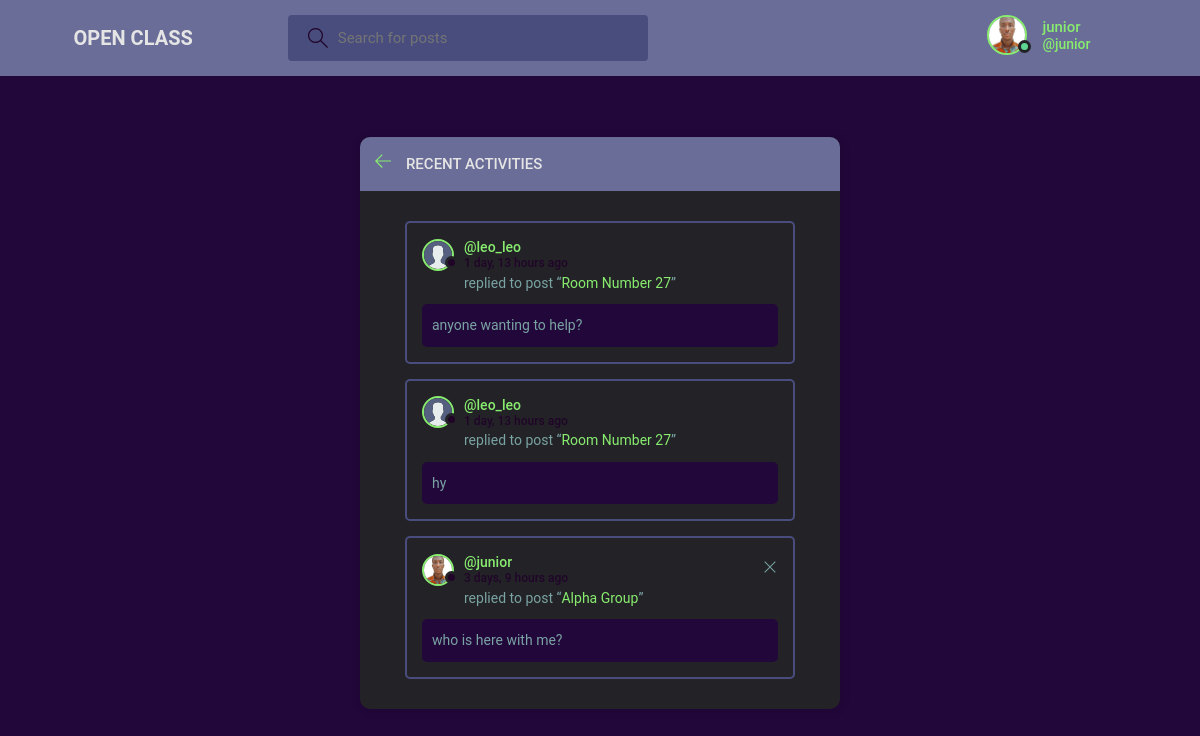
The app's page /activity/ (signed in), older data.
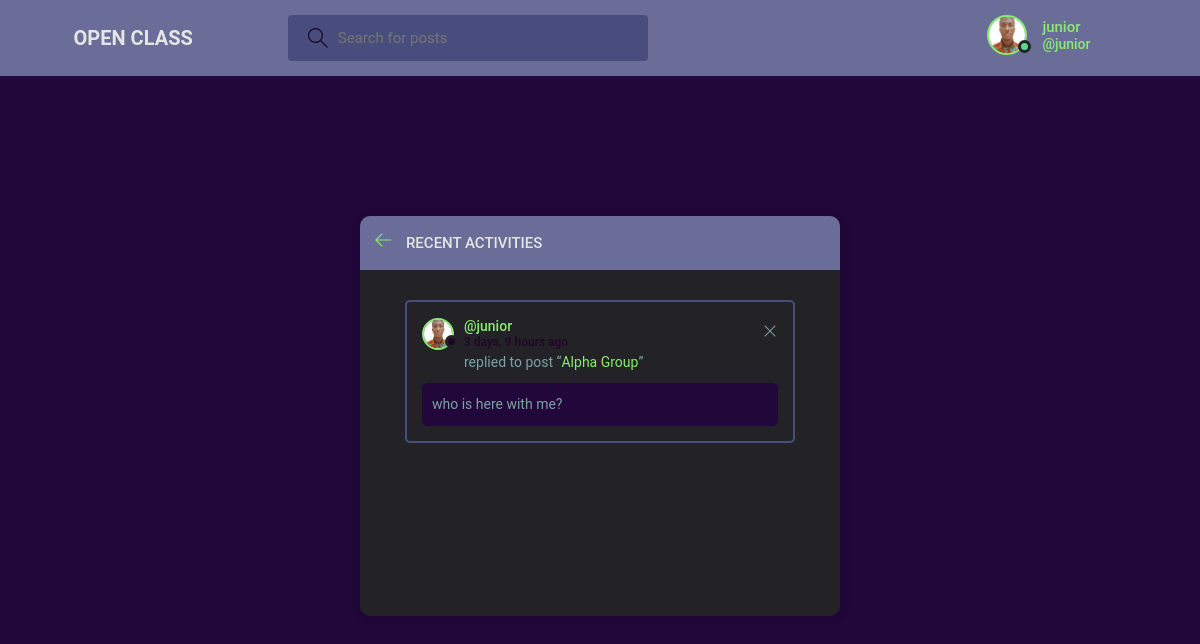
The same page, newer data.
### base/models.py (models this page shows, shortened)
class Message(models.Model):
    user = models.ForeignKey(User, on_delete=models.CASCADE)
    room = models.ForeignKey(Room, on_delete=models.CASCADE)
    body = models.TextField()
    updated = models.DateTimeField(auto_now=True)
    created = models.DateTimeField(auto_now_add=True)
    class Meta:
        ordering = ['-updated', '-created']

class User(AbstractUser):
    name = models.CharField(max_length=200, null=True)
    email = models.EmailField(unique=True, null=True)
    bio = models.TextField(null=True)
    avatar = models.ImageField(null=True, default="avatar.svg")
    USERNAME_FIELD = 'username'
    REQUIRED_FIELDS = []

class Room(models.Model):
    host = models.ForeignKey(User, on_delete=models.SET_NULL, null=True)
    topic = models.ForeignKey(Topic, on_delete=models.SET_NULL, null=True)
    name = models.CharField(max_length=200)
    description = models.TextField(null=True, blank=True)
    participants = models.ManyToManyField(
        User, related_name='participants', blank=True)
    updated = models.DateTimeField(auto_now=True)
    created = models.DateTimeField(auto_now_add=True)
    class Meta:
        ordering = ['-updated', '-created']
    def __str__(self):
        return self.name

### base/views.py (the view)
# urls.py: path('activity/', views.activityPage, name="activity"),
@login_required(login_url='login')
def activityPage(request):
    room_messages = Message.objects.all()
    return render(request, 'base/activity.html', {'room_messages': room_messages})

### base/templates/base/activity.html
{% extends 'main.html' %}
{% block content %}
{% include 'navbar.html' %}
<main class="layout">
  <div class="container">
    <div class="layout__box">
      <div class="layout__boxHeader">
        <div class="layout__boxTitle">
          <a href="{% url 'home' %}">
            <svg version="1.1" xmlns="http://www.w3.org/2000/svg" width="32" height="32" viewBox="0 0 32 32">
              <title>arrow-left</title>
              <path
                d="M13.723 2.286l-13.723 13.714 13.719 13.714 1.616-1.611-10.96-10.96h27.625v-2.286h-27.625l10.965-10.965-1.616-1.607z">
              </path>
              </path>
            </svg>
          </a>
          <h3>Recent Activities</h3>
        </div>
      </div>
      <div class="activities-page layout__body">
        {% for message in room_messages %}
        <div class="activities__box">
          <div class="activities__boxHeader roomListRoom__header">
            <a href="{% url 'user-profile' message.user.id %}" class="roomListRoom__author">
              <div class="avatar avatar--small">
                <img src="{{message.user.avatar.url}}" />
              </div>
              <p>
                @{{message.user}}
                <span>{{message.created|timesince}} ago</span>
              </p>
            </a>
            {% if request.user == message.user %}
            <div class="roomListRoom__actions">
              <a href="{% url 'delete-message' message.id %}">
                <svg version="1.1" xmlns="http://www.w3.org/2000/svg" width="32" height="32" viewBox="0 0 32 32">
                  <title>remove</title>
                  <path
                    d="M27.314 6.019l-1.333-1.333-9.98 9.981-9.981-9.981-1.333 1.333 9.981 9.981-9.981 9.98 1.333 1.333 9.981-9.98 9.98 9.98 1.333-1.333-9.98-9.98 9.98-9.981z">
                  </path>
                </svg>
              </a>
            </div>
            {% endif %}
          </div>
          <div class="activities__boxContent">
            <p>replied to post “<a href="{% url 'room' message.room.id %}">{{message.room}}</a>”</p>
            <div class="activities__boxRoomContent">
              {{message.body}}
            </div>
          </div>
        </div>
        {% endfor %}
      </div>
    </div>
  </div>
</main>
{% endblock content %}

Row changes from the older to the newer data that the page shows:
removed Message: user.avatar (placeholder picture), user "leo_leo", room "Room Number 27", body "anyone wanting to help?"
removed Message: user.avatar (placeholder picture), user "leo_leo", room "Room Number 27", body "hy"
